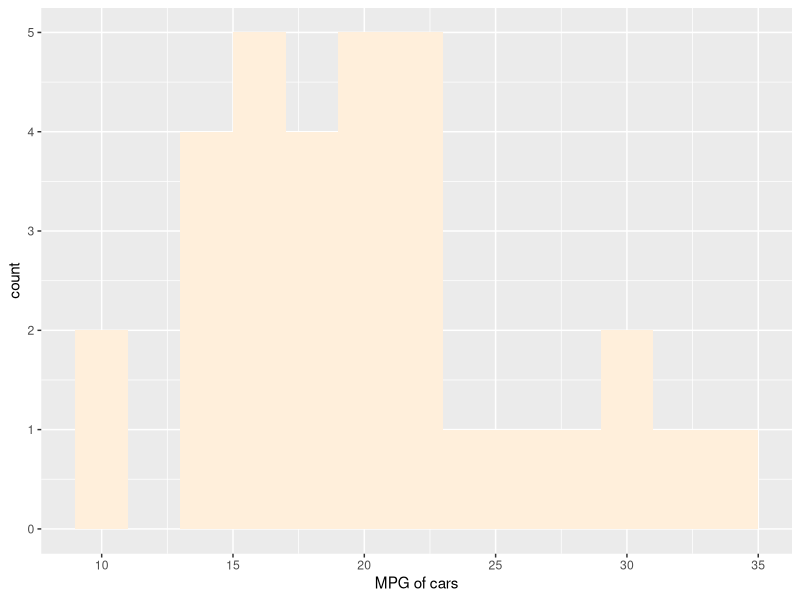
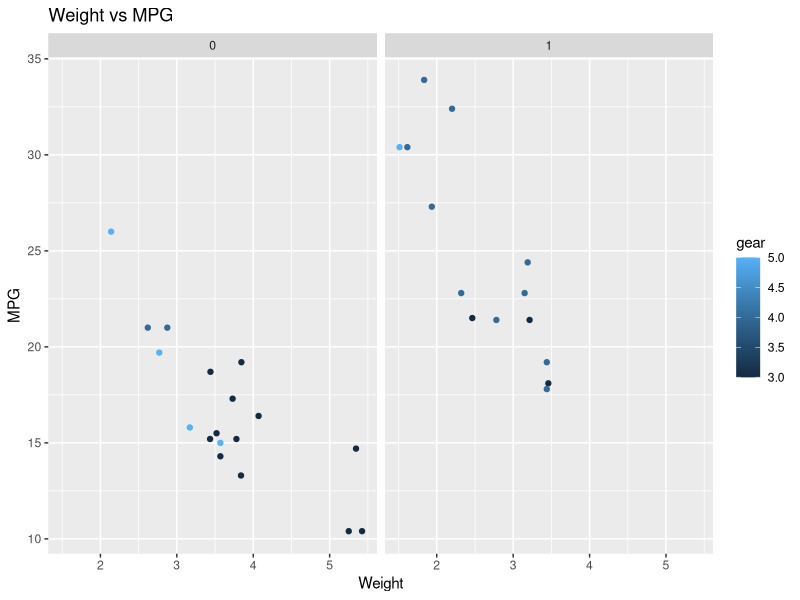

The R source for these figures, in order:
## ---- chunk 1
knitr::opts_chunk$set(echo = TRUE)
## ---- chunk 2
library(ggplot2)
ggplot(data = mtcars, mapping = aes(x = mpg)) + 
  geom_histogram(fill = 'antiquewhite1', binwidth = 2) +
  labs( x="MPG of cars")
## ---- chunk 3
ggplot(data= mtcars,mapping=aes(x= wt,y=mpg,color=gear))+
  geom_point()+
  facet_wrap(~vs)+
  labs(x="Weight",y="MPG",title="Weight vs MPG")
## ---- chunk 4
sessionInfo()
